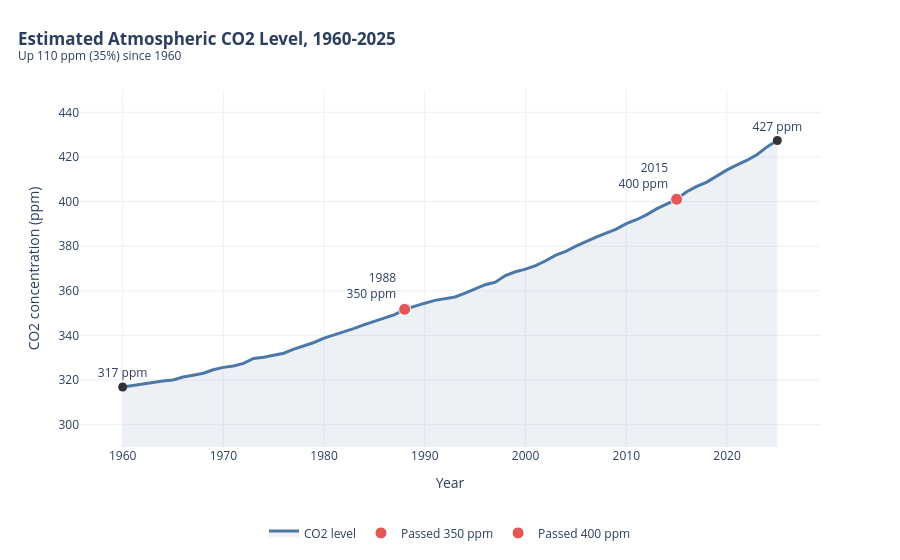

Write notebook code for a chart like this one.
### Markdown cell above
### How has CO2 changed from 1960 to now?

### Code cell
# 1. Rebuild CO2 level: base (1960) + running total of yearly growth
BASE_1960 = 316.91   # ppm, NOAA Mauna Loa annual mean for 1960
g1 = g1.sort_values("year").reset_index(drop=True).copy()
g1["co2_level"] = BASE_1960 + g1["co2_ppm"].cumsum() - g1["co2_ppm"].iloc[0]

first, last = g1.iloc[0], g1.iloc[-1]
total_rise = last["co2_level"] - first["co2_level"]
pct_rise = total_rise / first["co2_level"] * 100

# 2. Main line
fig = go.Figure()
fig.add_trace(go.Scatter(
    x=g1["year"], y=g1["co2_level"], mode="lines", name="CO2 level",
    line=dict(color="#4C78A8", width=3),
    fill="tozeroy", fillcolor="rgba(76,120,168,0.10)",
    hovertemplate="<b>%{x}</b><br>%{y:.1f} ppm<extra></extra>",
))

# 3. Mark milestones (first year the level passes 350 and 400 ppm)
for m in [350, 400]:
    row = g1[g1["co2_level"] >= m].iloc[0]
    fig.add_trace(go.Scatter(
        x=[row["year"]], y=[row["co2_level"]], mode="markers+text",
        name=f"Passed {m} ppm",
        text=[f"{int(row['year'])}<br>{m} ppm"], textposition="top left",
        marker=dict(size=12, color="#E45756", line=dict(color="white", width=1)),
    ))

# 4. Start and end labels
for r, pos in [(first, "top center"), (last, "top center")]:
    fig.add_trace(go.Scatter(
        x=[r["year"]], y=[r["co2_level"]], mode="markers+text",
        text=[f"{r['co2_level']:.0f} ppm"], textposition=pos,
        marker=dict(size=9, color="#333"), showlegend=False,
    ))

# 5. Styling
fig.update_layout(
    template="plotly_white",
    title=dict(
        text="<b>Estimated Atmospheric CO2 Level, 1960-2025</b>"
             f"<br><sup>Up {total_rise:.0f} ppm ({pct_rise:.0f}%) since 1960</sup>",
        x=0.02),
    xaxis_title="Year", yaxis_title="CO2 concentration (ppm)",
    yaxis=dict(range=[290, 450]),
    legend=dict(orientation="h", yanchor="top", y=-0.2, xanchor="center", x=0.5),
    margin=dict(t=90, b=100),
    hovermode="x unified",
)
fig.show()

# 6. Summary
print(f"{int(first['year'])}: {first['co2_level']:.1f} ppm")
print(f"{int(last['year'])}:  {last['co2_level']:.1f} ppm")
print(f"Total rise: {total_rise:.1f} ppm ({pct_rise:.0f}% increase)")

### Figure 1 — Plotly figure (JSON) as saved in the notebook; plotly's stock layout.template omitted (floating-point values rounded to 4 significant figures)
{"data": [{"fill": "tozeroy", "fillcolor": "rgba(76,120,168,0.10)", "hovertemplate": "<b>%{x}</b><br>%{y:.1f} ppm<extra></extra>", "line": {"color": "#4C78A8", "width": 3}, "mode": "lines", "name": "CO2 level", "type": "scatter", "x": [1960, 1961, 1962, 1963, 1964, 1965, 1966, 1967, 1968, 1969, 1970, 1971, 1972, 1973, 1974, 1975, 1976, 1977, 1978, 1979, 1980, 1981, 1982, 1983, 1984, 1985, 1986, 1987, 1988, 1989, 1990, 1991, 1992, 1993, 1994, 1995, 1996, 1997, 1998, 1999, 2000, 2001, 2002, 2003, 2004, 2005, 2006, 2007, 2008, 2009, 2010, 2011, 2012, 2013, 2014, 2015, 2016, 2017, 2018, 2019, 2020, 2021, 2022, 2023, 2024, 2025], "y": [316.9, 317.6, 318.5, 319.0, 319.6, 320.0, 321.4, 322.2, 323.1, 324.6, 325.7, 326.3, 327.5, 329.7, 330.2, 331.1, 332.0, 333.8, 335.4, 336.8, 338.8, 340.1, 341.5, 343.2, 344.9, 346.4, 347.6, 349.3, 351.7, 353.2, 354.5, 355.7, 356.5, 357.2, 359.0, 361.0, 362.7, 363.9, 366.8, 368.5, 369.7, 371.3, 373.5, 376.0, 377.7, 380.0, 382.1, 384.0, 385.8, 387.6, 390.1, 391.9, 394.1, 396.7, 398.8, 401.0, 404.4, 406.8, 408.7, 411.7, 414.2, 416.4, 418.5, 421.1, 424.6, 427.4]}, {"marker": {"color": "#E45756", "line": {"color": "white", "width": 1}, "size": 12}, "mode": "markers+text", "name": "Passed 350 ppm", "text": ["1988<br>350 ppm"], "textposition": "top left", "type": "scatter", "x": [1988], "y": [351.7]}, {"marker": {"color": "#E45756", "line": {"color": "white", "width": 1}, "size": 12}, "mode": "markers+text", "name": "Passed 400 ppm", "text": ["2015<br>400 ppm"], "textposition": "top left", "type": "scatter", "x": [2015], "y": [401.0]}, {"marker": {"color": "#333", "size": 9}, "mode": "markers+text", "showlegend": false, "text": ["317 ppm"], "textposition": "top center", "type": "scatter", "x": [1960], "y": [316.9]}, {"marker": {"color": "#333", "size": 9}, "mode": "markers+text", "showlegend": false, "text": ["427 ppm"], "textposition": "top center", "type": "scatter", "x": [2025], "y": [427.4]}], "layout": {"hovermode": "x unified", "legend": {"orientation": "h", "x": 0.5, "xanchor": "center", "y": -0.2, "yanchor": "top"}, "margin": {"b": 100, "t": 90}, "title": {"text": "<b>Estimated Atmospheric CO2 Level, 1960-2025</b><br><sup>Up 110 ppm (35%) since 1960</sup>", "x": 0.02}, "xaxis": {"title": {"text": "Year"}}, "yaxis": {"range": [290, 450], "title": {"text": "CO2 concentration (ppm)"}}}}
